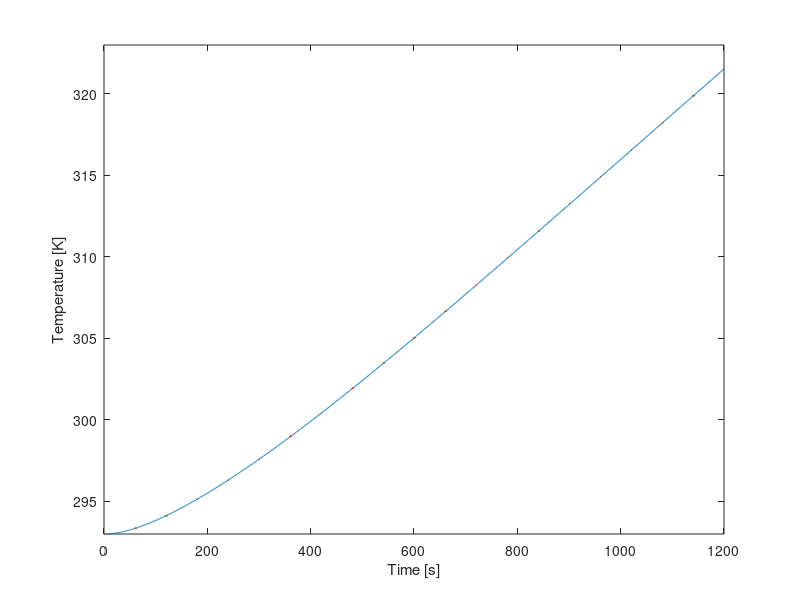
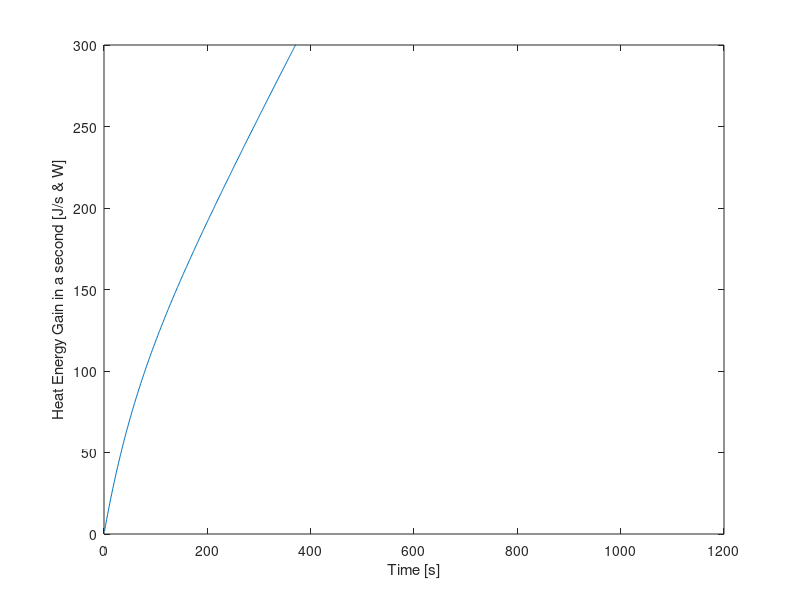
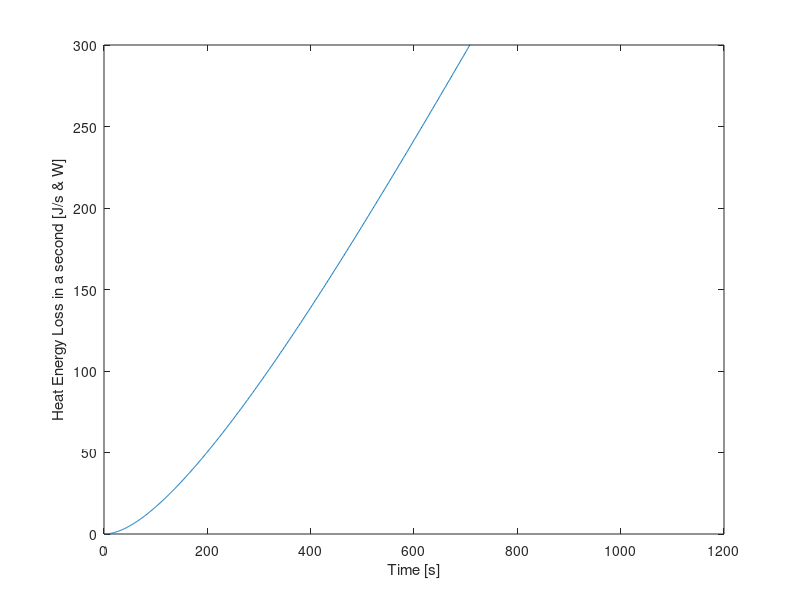

The MATLAB source for these figures, in order:
clear all, close all, clc
%% Setup
% This section contains the parameters of the setup (start of cycle)
i=1;                     %Value for plot
T_0 = 293;              %Starting temperature in [K], assumed for all fluids, gasses and materials
T_water = 293;              %Starting temperature water in [K]
T_al = 293;                 %Starting temperature aluminium in [K]
T_cu = 293;                 %Starting temperature copper in [K]
T_pvc = 293;                %Starting temperature PVC in [K]
T_pur = 293;                %Starting temperature polyurethane in [K]
T_air = 293;                %Starting temperature internal air in [K]
T_amb = 293;                %Starting temperature ambient (outside) air in [K]
t = 1;                      %Time at the start [s]
t_final=1200;               %Time at end cycle [s]
%% First order variables
%This section contains the properties and constants of the materials, but also fixed variables of the setup
%Copper tubing
r_inner_cu = 0.004;     %Inner radius copper tube [m]
r_outer_cu = 0.006;     %Outer radius copper tube [m]
roughness_cu = 0.0015;  %Pipe roughness [m]
length_cu = 6.85;       %Length copper tube [m]
epsilon_cu = 0.05;      %Emissivity copper [-]
rho_cu = 8960;          %Density copper [kg/m^3]
c_cu = 386;             %Specific heat copper [J/kg K]
k_cu = 400;             %Thermal conductivity copper [W/(m K)]
%PVC tubing
hsv_pvc_d = 0.0022;     %Thickness of the HSV PCV [m]
r_outer_pvc = 0.055;    %Outer radius PVC tube [m]
r_inner_pvc = r_outer_pvc - hsv_pvc_d ;   %Inner radius PVC tube [m]
r_outer_double_pvc = r_outer_pvc + hsv_pvc_d; %Outer Radius of double-layered PVC tube (near endcaps) [m]
length_pvc = 0.130;     %Length/Height PVC tube [m] (this was shown to be slightly longer during first building phase with no real means to cut it down to 0.125m)
length_cap_pvc = 0.034; %Length/Height of a PVC Endcap [m]
epsilon_pvc = 0.9;      %Emissivity PVC [-]
rho_pvc = 1330;         %Density PVC [kg/m^3]
k_pvc = 0.19;           %Thermal conductivity PVC [W/(m K)]
d_air_endcap = 0.01;    %Distance between Kingspan Therma and the PVC endcap. Used to determine therma resistance
%Polyurethane tubing
r_inner_pur = 0.004;    %Inner radius polyurethane tube [m]
r_outer_pur = 0.006;    %Outer radius polyurathane tube [m]
d_pur = 0.002;          %Wall Thickness polyurthane tube [m]
length_pur = 6;         %Length polyurethane tube [m]
epsilon_pur = 0.9;      %Emissivity polyurethane [-]
k_pur = 0.13;           %Thermal conducitivity polyurethane [W/(m K)]
%Aluminium plate
A_al = 1.085;           %Area aluminium plate [m^2]
epsilon_paint = 0.95;   %Emissivity black acrylic paint [-] 
rho_al = 2700;          %Density aluminium [kg/m^3]
d_al = 0.002;           %thickness aluminium plate [m]
k_al = 237;             %Thermal conductivity aluminium [W/(m K)]
c_al = 900;             %Specific heat aluminium [J/kg K]
%Water
rho_water_20C = 998;    %Density water at 20C [kg/m^3]
c_water = 4148;         %Specific heat water [J/kg K]
%Air
rho_air = 1.29;         %Density air at 20C [kg/m^3]
c_air = 1006;           %Specific heat air [J/kg K]
k_air = 0.025;          %Thermal conductivity air [W/m K]
%General Setup Wood Properties
k_wood = 0.12;       %Thermal Conductivity of Pinewood [W/m k]                       
d_wood = 0.054;      %Wood border thcikness [m], simplification, in reality 2 mm air pocket within 
A_wood = 0.3107;     %Inner Surface Area wood layer [m], slight simplification
%Kingspan Insulation Properties
ks_k = 0.022;     % Thermal Conductivity Kingspan insulation layer[W/(m*k)]
ks_d = 0.04;      % thickness of Kingspan insulation layer [m]
ks_spacer_d = 0.01; % Thickness of a single Kingspan spacer layer [m]
%Other
sigma = 5.67*10^-8;     %Stefan Boltzmann constant [W/(m^2 K^4)]
flowrate = 3/60000;     %Flowrate pump [m^3/s]
E = 1000;               %Irradiance artificial sun [W/m^2]
%% Second order variables
%Copper tube
A_outer_cu = 2 * pi * r_outer_cu * length_cu;       %Outer surface area copper tube [m^2]
A_inner_cu = 2 * pi * r_inner_cu * length_cu;       %Inner surface area copper tube [m^2]
A_exposed_cu = A_outer_cu/2;
V_cu = pi * r_inner_cu^2 * length_cu;               %Inner volume copper tube [m^3]
M_cu = V_cu * rho_cu;
%Surface areas and volume PVC tube
A_outer_pvc = 2 * pi * r_outer_pvc * length_pvc;    %Outer area PVC tube [m^2]
A_inner_pvc = 2 * pi * r_inner_pvc * length_pvc;    %Inner area PVC tube [m^2]
V_pvc = pi * r_inner_pvc^2 * length_pvc;            %Inner volume PVC tube [m^3]
%Surface areas and volume Polyurethane Tubing
A_outer_pur = 2 * pi * r_outer_pur * length_pur;    %Outer area Polyurethane Tubing [m^2]
A_inner_pur = 2 * pi * r_inner_pur * length_pur;    %Inner area Polyurethane Tubing [m^2]
V_pur = pi * r_inner_pur^2 * length_pur;            %Inner volume Polyurethane Tubing [m^3]
%Aluminium plate
V_al = A_al*0.002;                                  %Volume aluminium plate [m^3]
M_al = rho_al*V_al;                                 %Mass aluminium plate [kg]
%The following values are lifted from the earlier matlab model and are used to calculate (average) surface area of the Kingspan Insulation.
hsv_al_width = 0.04017;                                                                % Width of Aluminum Tape reflector section, [m]
hsv_therma_width_in = (hsv_al_width + (2*(sind(18)*0.010)));                           %'width' of kingspan therma plate on the inside, [m]
hsv_therma_width_out = (hsv_al_width + (2*(sind(18)*0.010))) + 2*(tand(18)*ks_d);      %'width' of kingspan therma plate on the outside, [m]
hsv_therma_a_in = length_pvc * hsv_therma_width_in;                                    %Area of kingspan therma plate on inside, [m^2]
hsv_therma_a_out = length_pvc * (hsv_therma_width_out);                                %Area of kingspan therma plate on outside, [m^2]
hsv_therma_a_avg = (hsv_therma_a_out + hsv_therma_a_in)/2;                             %Surface area in middle of therma plate, [m^2]
%The Heat Storage Vessel is seperated into two parts: one for the parts with overlap of endcaps and one for the part without 
pvc_ec_inner_length = length_cap_pvc - hsv_pvc_d;                                                       %Inner length of PVC Endcap [m]
hsv_pvc_a_single = (length_cap_pvc - (pvc_ec_inner_length * 2)) * ((r_inner_pvc+r_outer_pvc)/2) * 2 * pi; %Average PVC Surface Area for Heat Storage Vessel section without overlap [m]
hsv_pvc_a_double = (pvc_ec_inner_length * 2) * ((pvc_ec_inner_length+r_outer_double_pvc)/2) * 2 * pi;         %Average PVC Surface Area for Heat Storage Vessel sections with overlap [m]
pvc_ec_a = (r_outer_pvc)^2 * pi;                                                                         %Surface area of a single endcap, [m^2]
% Air Insulation Values
hsv_air_avgdist1 = ((0.010+0.00795)/2)*((length_pvc - (pvc_ec_inner_length * 2))/length_pvc) + ((0.0078+0.00575)/2)*((pvc_ec_inner_length * 2)/length_pvc); %Average distance of the heat reflector to the outer wall of the PVC body [m], USES PRE CALCULATED VALUES.  Accounts for the double layer PVC near the endcap, [m]
hsv_air_avg_a1 = length_pvc * (hsv_al_width - (2*(sind(18)*0.005)));       %Surface area at the average point between pvc and reflector [m^2], (TODO implement avgdist 1)
hsv_air_avgdist2 = 0.00905;                                                %Average distance between reflector and kingspan therma plate [m]
hsv_air_avg_a2 = length_pvc * (hsv_al_width + (2*(sind(18)*0.005)));       %Surface are at the average point between reflector and kingspan therma [m^2], (TODO implement avgdist 2)
%Aluminum Reflector Tape Properties
d_al_t = 0.0001;                            % Thickness of an aluminum reflector segment [m]
a_al_t = hsv_al_width * length_pvc;         % Area of a single heat reflector element. 10 are present in total [m^2]
    
% Convective heat transfer coefficients
h_air = 5.0;         %CVTH of still air [W/(m^2 K)], Range (4.0 to 5.9)
h_water = 100;      %CVTH of water [W/(m^2 K)], Range (100 to 15000), Unused
h_pvc = 5;        %CVTH PVC [W/(m^2 K)], Range (5 to 9)
h_al = 7;        %CVTH aluminium [W/(m^2 K)], Range (7 to 10)
h_kingspan = 10;   %CTVH of Kingspan-Therma insulation [W/(m^2 K)], Range (10 to 30) (Aluminum surface)
h_pur = 5;        %CVTH of Polyurethane [W/(m^2 K)], PLACEHOLDER 
h_cu = 7;            %CVTH copper [W/(m^2 K)], Range (7 to 10) PLACEHOLDER
%Radiative heat transfer coefficients
h_r_pvc = 0.1;       %RDTH of pvc [W/(m^2 K)], PLACEHOLDER
h_r_al = 0.08;       %RDTH of aluminium-foil [W/(m^2 K)], PLACEHOLDER 
h_r_Kingspan = 0.08;  %RDTH of Kingspan-Therma insulation [W/(m^2 K)], PLACEHOLDER
h_r_pur = 0.5;       %RDTH of Polyurethane [W/(m^2 K)], PLACEHOLDER
%Overall Heat Transfer Coefficients, (may change due to change in CVTH)
U_cu = 1700;         %OHTC water in copper [W/(m^2 K)] TODO check this, has large influence on final temp
U_pur = 120.76;      %OHTC water in polyurethane [W/(m^2 K)]
U_pvc = 4.21;       %OHTC water in PVC [W/(m^2 K)]
%Other
V_system = V_cu+V_pvc+V_pur;                  %Volume of system  

%Simplified without radiation
R_a = 1/((1/(h_pvc*(hsv_pvc_a_single+hsv_pvc_a_double))) + (log(r_outer_pvc/r_inner_pvc)/(2*pi*length_pvc*k_pvc))); %Convection from PVC into first air pocket, And conduction through PVC.
R_b = hsv_air_avgdist1 / (k_air * (10*hsv_air_avg_a1)); %Conduction through first air pocket
R_c = 1/((1/(h_al*(10*a_al_t))) + (d_al_t/k_al*(10*a_al_t))); %Convection from reflector to second air pocket, And conduction through reflector.
R_d = hsv_air_avgdist2 / (k_air * (10*hsv_air_avg_a2)); %Conduction through second air pocket
R_e = 1/((1/(h_kingspan*(10*hsv_therma_a_avg))) + (ks_d/(ks_k*(10*hsv_therma_a_avg)))); %Convection from Kingspan Therma to ambient, And conduction through Kingspan Therma.    
R_hsv_radial = R_a + R_b + R_c + R_d + R_e;
%Endcap (Assumed single endcap here. Second one will be accounted for in R_hsv_endcaps)
R_z = 1/((1/(k_pvc*pvc_ec_a)) + (hsv_pvc_d/(k_pvc*pvc_ec_a)));          %Convection from PVC into air gap, and conduction through pvc.
R_y = d_air_endcap/(k_air * pvc_ec_a);                                  %Conduction through air gap
R_x = 1/((1/(h_kingspan*pvc_ec_a)) + (ks_d/(ks_k*pvc_ec_a)));           %Convection from Kingspan Therma into outside atmosphere, and conduction through Kingspan Therma
R_hsv_endcaps = 1/(1/(R_z + R_y + R_x) + 1/(R_z + R_y + R_x));              %Total Equivalent Thermal resistance of both endcaps
R_hsv = 1/((1/R_hsv_radial) + (1/R_hsv_endcaps));
%misc thermal resistance 
R_al = d_al/(k_al * A_al);                    %Thermal resistance aluminium plate 
R_sol_air = 0.1;                                %Conductive thermal resistance air, PLACEHOLDER 
R_sol_wood = d_wood/(k_wood * A_wood) ;       %Conductive thermal resistance wood setup    
R_pur = 1/((1/(h_pur*(A_outer_pur))) + (log(r_outer_pur/r_inner_pur)/(2*pi*length_pur*k_pur))); %Thermal resistance of Polyurethane tube. Not accounting for rad
R_con = 1/((1/(h_cu*(0.2*(r_outer_cu*pi*2)))) + (log(r_outer_cu/r_inner_cu)/(2*pi*0.2*k_cu)))

%Empty Arrays
T_air = repmat(0, 1,t_final);
T_cu = repmat(0, 1,t_final);
T_al = repmat(0, 1,t_final);
T_water = repmat(0, 1,t_final);
T_pur = repmat(0, 1,t_final);
T_0 = repmat(0, 1,t_final);

%Insertion of starting values (temporary)
T_0(1) = 293;                  %Starting temperature in [K], assumed for all fluids, gasses and materials
T_water(1) = 293;              %Starting temperature water in [K]
T_al(1) = 293;                 %Starting temperature aluminium in [K]
T_cu(1) = 293;                 %Starting temperature copper in [K]
T_pur(1) = 293;                %Starting temperature polyurethane in [K]
T_air(1) = 293;                %Starting temperature internal air in [K]

A_contact_al_cu = length_cu * 0.002; %The contact patch area between the Aluminum and Copper. Simple lengthxwidth for area.
V_body_collector = 1.72*0.67*0.067;
M_air = V_body_collector*rho_air;   
%% Plotting info
for i = 1:t_final
    %Water Mass
    %rho_water = (999.83953 + 16.945176 * (1.00024*T_water(i)) - 7.9870401*10^-3 * (1.00024*T_water(i))^3 - 46.17046*10^-6* (1.00024*T_water(i))^3 +105.56302*10^-9 * (1.00024*T_water(i))^4 - 280.54253*10^-12 * (1.00024*T_water(i))^5)/(1+16.897850*10^-3 * (1.00024*T_water(i)));   %Density water
    M_water = V_system*rho_water_20C;       %Volume of water inside system. Can produce weird values if the rest doesnt work, likely not cause of issues.
    %%%%%%%%%%%%%%%%%%%%%%%%%%%%%%%%%%%%%%%%%%%%%%%%%%%    
    %Addition of Heat energy through radiation, And loss of heat in collector solids and air - Needs improvement
    Qdot_rad_al = E*(A_al-A_exposed_cu)*epsilon_paint;                                %Heat addition radiation on aluminium plate [W]   
    Qdot_rad_cu = E*length_cu*(r_outer_cu* pi)*epsilon_paint;          %Heat addition radiation on copper tube [W] (only half of tube exposed directly to light)
    T_al(i) = T_al(i)+(Qdot_rad_al/(M_al*c_al));                       %Temperature of aluminum as it heats up from radiation [k]
    T_cu(i) = T_cu(i)+(Qdot_rad_cu/(M_cu*c_cu));                       %Temperature of aluminum as it heats up from radiation [k]    
    %Losses to inside of collector space
    Qdot_loss_conv_al(i) = h_air*(A_al-A_exposed_cu)*(T_al(i)-T_air(i));                      %Heat loss convection aluminium plate [W] 
    T_al(i) = T_al(i)-(Qdot_loss_conv_al(i)/(M_al*c_al));                       %Temperature of aluminum as it heats up from radiation [k]   
    Qdot_loss_conv_cu(i) = h_air*(A_outer_cu)*(T_cu(i)-T_air(i));
    T_cu(i) = T_cu(i)-(Qdot_loss_conv_cu(i)/(M_cu*c_cu)); 
    %Heating of air inside of collector
    T_air(i) = T_air(i) + ((Qdot_loss_conv_cu(i)+Qdot_loss_conv_cu(i))/(M_cu*c_cu)); 
    %Heated air going back into collector Al and Cu by means of convection (This stabilizes the internal temperatures and ensures that the ambient air's heat can eventually make its way into the liq)
    Qdot_gain_conv_al(i) = h_air*(A_al-A_exposed_cu)*(T_al(i)-T_air(i));     
    Qdot_gain_conv_cu(i) = h_air*(A_al-A_exposed_cu)*(T_al(i)-T_air(i)); 
    T_al(i) = T_al(i)+(Qdot_gain_conv_al(i)/(M_al*c_al));      
    T_cu(i) = T_cu(i)+(Qdot_gain_conv_cu(i)/(M_cu*c_cu));    
        %By this point no external losses in the collector are accounted for, following section transports away heat energy into the water.    
    Qdot_gain(i) = h_water*(A_inner_cu)*(T_cu(i)-T_water(i));   %Fill sum of energy gains here [J/s or W]
    T_water(i) = T_water(i) + (Qdot_gain(i)/(M_water*c_water));             %New Temperature of water due to heat gain in a single second, right side is Temp change in said second
    T_cu(i) = T_cu(i)-(Qdot_gain(i)/(M_cu*c_cu));       
    
    
    %Q_rad_cu = E*length_cu*(r_outer_cu*2 * pi)*epsilon_paint;            %Heat addition radiation on copper tube [W]
    %Q_rad_al = E*A_al*epsilon_paint;                                %Heat addition radiation on aluminium plate [W]
    %Q_loss_conv_al(i) = h_air*A_al*(T_al(i)-T_air(i));                      %Heat loss convection aluminium plate [W]
    %Q_loss_cond_al_cu = k_cu* A_exposed_cu*(T_al(i)-T_cu(i))/(r_outer_cu*2-r_inner_cu*2);  %dit klopt niet hlml maar weten A tussen plaat en buis niet %Heat loss conduction aluminium plate [W]
    %Q_losscond(i)= Q_loss_cond_al_cu;
    
    %Q_loss_cond_al(i) = (T_al(i)-T_air(i))/R_al ;                                       %Heat loss convection aluminium plate (other direction)
    %Q_loss_rad_cu(i) = sigma * epsilon_paint * A_outer_cu* (T_cu(i)^4 - T_air(i)^4);    %Heat loss radiation copper tube [W]
    %Q_loss_rad_al(i) = sigma * epsilon_paint * A_al * (T_al(i)^4- T_air(i)^4);          %Heat loss radiation aluminium plate [W]
    %%%%%%%%%%%%%%%%%%%%%%%%%%%%%%%%%%%%%%%%%%%%%%%%%%%
    %Liquid - loss - This works as intended
    Qdot_loss_hsv(i) = (T_water(i)-T_amb)/R_hsv ;                           %Heat loss hsv
    Qdot_loss_pur(i) = (T_water(i)-T_amb)/R_pur;                            %Heat loss polyurethane tubing 
    Qdot_loss_con(i) = (T_water(i)-T_amb)/R_con;                            %Heat loss of the two 10cm long press-fit coupling tube sections sticking out of HSV
    Qdot_loss(i) = Qdot_loss_hsv(i) + Qdot_loss_pur(i)+Qdot_loss_con(i);    %Sum all of the heat losses per second instance here
    T_water(i) = T_water(i)-(Qdot_loss(i)/(M_water*c_water));               %New Temperature of water due to heat loss in a single second, right side is Temp change in said second
    %%%%%%%%%%%%%%%%%%%%%%%%%%%%%%%%%%%%%%%%%%%%%%%%%%%
    %Bringing the values that were determined in this time step to the next one
    T_water(i+1) = T_water(i);                                              %brings current water temp over to the next time increment
    T_al(i+1) = T_al(i);
    T_cu(i+1) = T_cu(i);
    T_air(i+1) = T_air(i);
    %%%%%%%%%%%%%%%%%%%%%%%%%%%%%%%%%%%%%%%%%%%%%%%%%%%
    %Plotting code
    y(i) = T_water(i);                                                      %Inserts current temp into its respective place in y for plotting
    t = t + 1;                                                              %1 stands for 1 step for time
    x(i) = i;                                                               %time is on x axis
    i = i + 1;                                                              %1 step added for plot
end
%% Actual plot
%Temperature
figure(1)
plot(x,y)
hold on
plot(x(1:60:t_final),y(1:60:t_final), '.', 'Markersize', 5)
hold off
xlim([0, t_final]);
ylim([293, 323]);
xlabel('Time [s]');
ylabel('Temperature [K]');
%Plot of Heat Energy Gain per Second
figure(2)
plot(x,Qdot_gain)
xlim([0, t_final]);
ylim([0, 300]);
xlabel('Time [s]');
ylabel('Heat Energy Gain in a second [J/s & W]');
%Plot of Heat Energy Loss per Second
figure(3)
plot(x,Qdot_loss)
xlim([0, t_final]);
ylim([0, 300]);
xlabel('Time [s]');
ylabel('Heat Energy Loss in a second [J/s & W]');
